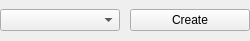
<?xml version="1.0" encoding="UTF-8"?>
<ui version="4.0">
 <class>NodeGroupWidget</class>
 <widget class="QWidget" name="NodeGroupWidget">
  <property name="geometry">
   <rect>
    <x>0</x>
    <y>0</y>
    <width>250</width>
    <height>41</height>
   </rect>
  </property>
  <property name="windowTitle">
   <string>Rigid Wall</string>
  </property>
  <layout class="QGridLayout" name="gridLayout">
   <property name="leftMargin">
    <number>0</number>
   </property>
   <property name="topMargin">
    <number>0</number>
   </property>
   <property name="rightMargin">
    <number>0</number>
   </property>
   <property name="bottomMargin">
    <number>0</number>
   </property>
   <property name="horizontalSpacing">
    <number>10</number>
   </property>
   <property name="verticalSpacing">
    <number>0</number>
   </property>
   <item row="0" column="0">
    <widget class="GUI::NodeGroupComboBox" name="comboBox_nodeGroup"/>
   </item>
   <item row="0" column="1">
    <widget class="QPushButton" name="pushButton_create">
     <property name="text">
      <string>Create</string>
     </property>
    </widget>
   </item>
  </layout>
 </widget>
 <customwidgets>
  <customwidget>
   <class>GUI::NodeGroupComboBox</class>
   <extends>QComboBox</extends>
   <header>NodeGroupWidget.h</header>
  </customwidget>
 </customwidgets>
 <resources/>
 <connections/>
</ui>
